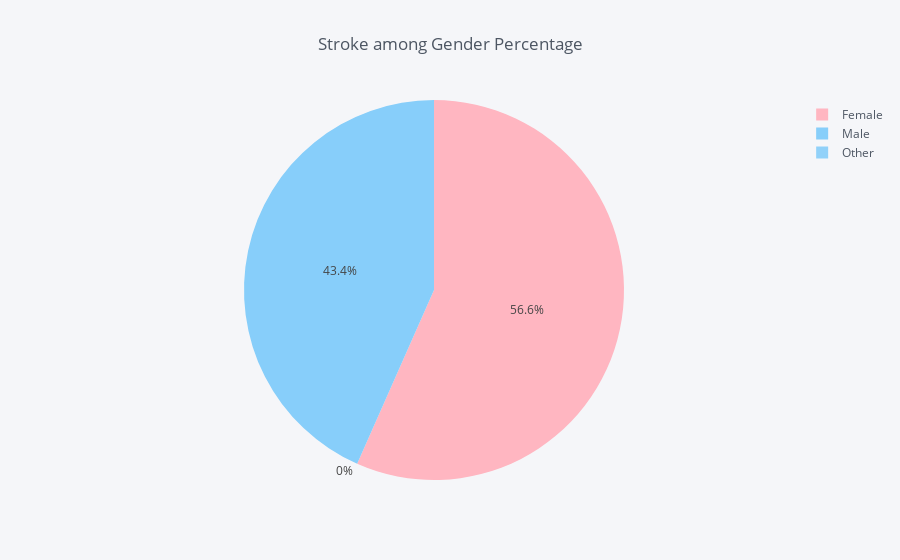

Notebook cell for this chart:
### Code cell
gender = data.groupby(data['gender'])['stroke'].sum()
data_gender = pd.DataFrame({'labels': gender.index,
                   'values': gender.values
                  })
colors = ['lightpink', 'lightskyblue']
data_gender.iplot(kind='pie',labels='labels',values='values', title='Stroke among Gender Percentage', colors = colors)

### Figure 1 — Plotly figure (JSON) as saved in the notebook; plotly's stock layout.template omitted (floating-point values rounded to 4 significant figures)
{"data": [{"labels": ["Female", "Male", "Other"], "marker": {"colors": ["rgba(255, 182, 193, 1.0)", "rgba(135, 206, 250, 1.0)", "rgba(135, 206, 250, 0.8999999999999999)"]}, "name": "", "type": "pie", "values": [141, 108, 0]}], "layout": {"legend": {"bgcolor": "#F5F6F9", "font": {"color": "#4D5663"}}, "paper_bgcolor": "#F5F6F9", "plot_bgcolor": "#F5F6F9", "title": "Stroke among Gender Percentage", "titlefont": {"color": "#4D5663"}}}
